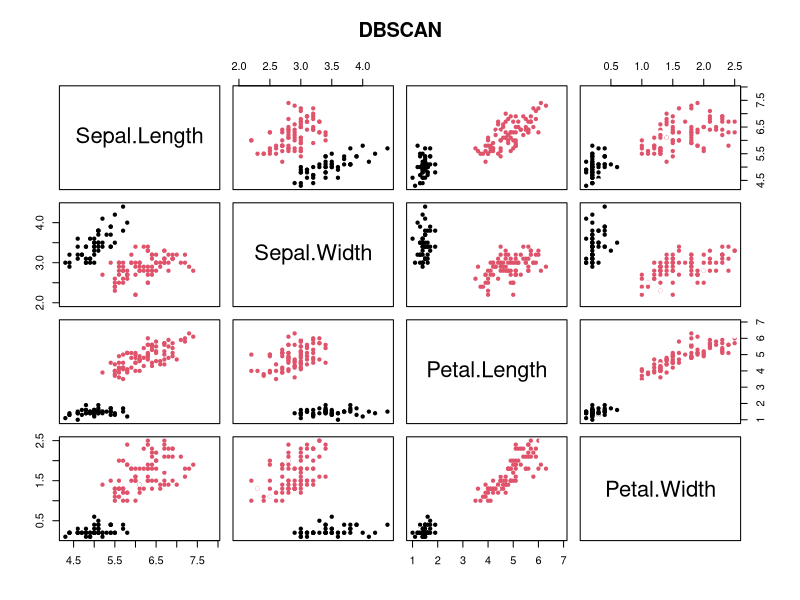

Generate this figure with R:
library(dbscan)
data(iris)

data=iris[,-5]

model = dbscan(data,eps=0.5,minPts=5)
plot(data,col=model$cluster,pch=20,main="DBSCAN")

cat("Number of clusters: ",length(unique(model$cluster[model$cluster!=-1])),"\n")
cat("Number of noise points: ",sum(model$cluster==-1),"\n")
